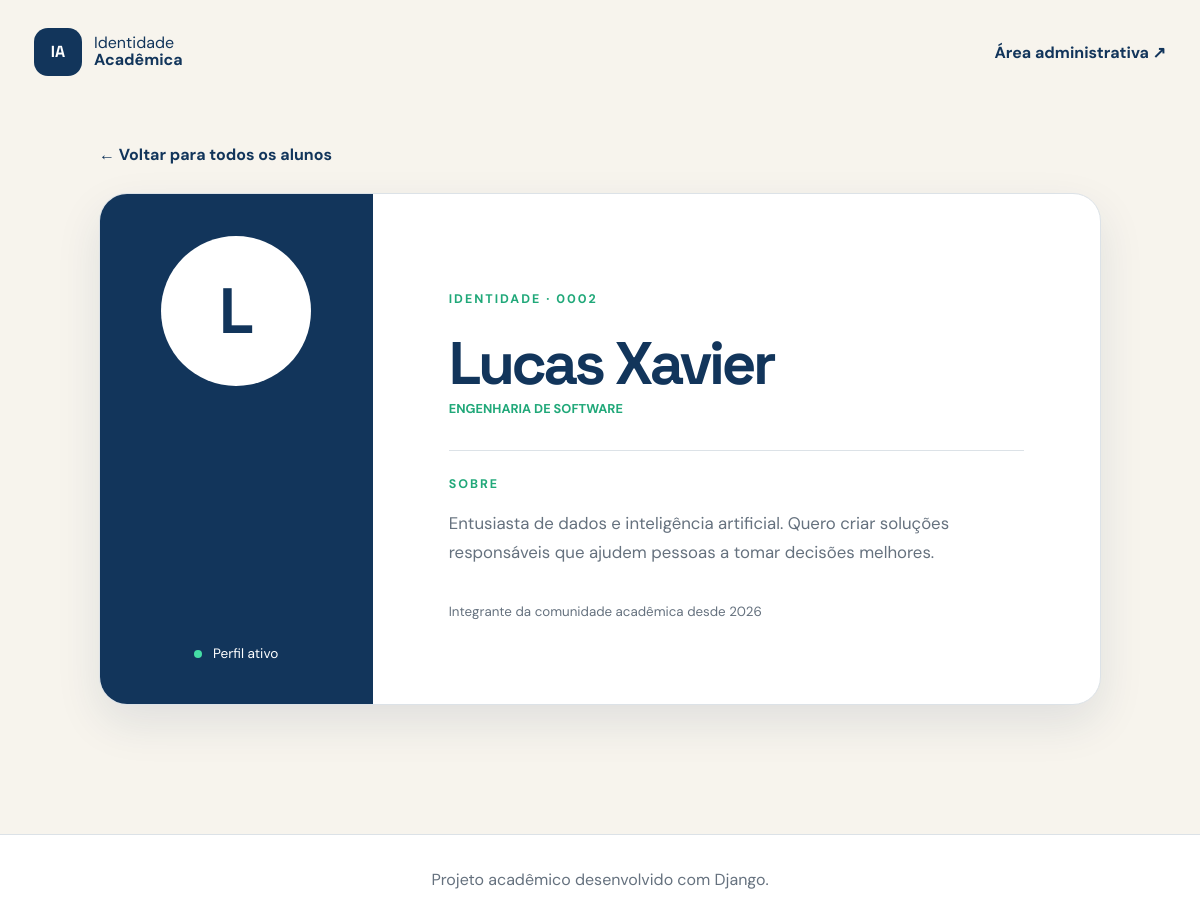
Page /aluno/2/ on the committed database.
### aluno/models.py (models this page shows, shortened)
class Aluno(models.Model):
    nome = models.CharField(max_length=100)
    curso = models.CharField(max_length=100)
    bio = models.TextField(blank=True)
    criado_em = models.DateTimeField(default=timezone.now, editable=False)

### aluno/views.py (the view)
# urls.py: path('<int:pk>/', views.detalhe, name='detalhe'),
def detalhe(request, pk):
    aluno = get_object_or_404(Aluno, pk=pk)
    return render(request, 'detalhe.html', {'aluno': aluno})

### aluno/templates/detalhe.html (shortened to what this page needs)
{% extends 'base.html' %}
{% block content %}
<section class="detalhe-pagina">
    <a class="voltar" href="{% url 'alunos:lista' %}">← Voltar para todos os alunos</a>
    <article class="identidade">
        <div class="identidade-lateral">
            <span class="avatar avatar-grande" aria-hidden="true">{{ aluno.nome|first|upper }}</span>
            <span class="status"><i></i> Perfil ativo</span>
        </div>
        <div class="identidade-conteudo">
            <p class="etiqueta">IDENTIDADE · {{ aluno.pk|stringformat:'04d' }}</p>
            <h1>{{ aluno.nome }}</h1>
            <p class="curso">{{ aluno.curso }}</p>
            <div class="divisor"></div>
            <span class="bio-titulo">Sobre</span>
            <p class="bio-completa">{{ aluno.bio }}</p>
            <small>Integrante da comunidade acadêmica desde {{ aluno.criado_em|date:'Y' }}</small>
        </div>
    </article>
</section>
{% endblock %}

### aluno/static/alunos/css/style.css (style rules this page uses)
:root { --azul: #12355b; --azul-claro: #e8f0f7; --verde: #20a879; --creme: #f7f4ed; --branco: #ffffff; --texto: #17212b; --texto-suave: #65717e; --borda: #dce2e7; --sombra: 0 18px 45px rgb(18 53 91 / 10%); }
* { box-sizing: border-box; }
html { scroll-behavior: smooth; }
body { min-height: 100vh; margin: 0; color: var(--texto); background: var(--creme); font-family: "DM Sans", sans-serif; }
a { color: inherit; }
.etiqueta, .secao-titulo span, .bio-titulo { color: var(--verde); font-size: .78rem; font-weight: 700; letter-spacing: .16em; text-transform: uppercase; }
.hero h1, .identidade-conteudo h1 { max-width: 850px; margin: 16px 0 20px; color: var(--azul); font-family: "Space Grotesk", sans-serif; font-size: clamp(2.7rem, 7vw, 5.8rem); line-height: .98; letter-spacing: -.055em; }
.avatar { display: grid; width: 58px; height: 58px; place-items: center; color: var(--branco); background: var(--azul); border-radius: 50%; font-family: "Space Grotesk", sans-serif; font-size: 1.45rem; font-weight: 700; }
.curso { margin: 30px 0 8px; color: var(--verde); font-size: .8rem; font-weight: 700; text-transform: uppercase; }
.detalhe-pagina { max-width: 1050px; min-height: calc(100vh - 190px); margin: 40px auto 80px; padding: 0 24px; }
.voltar { display: inline-block; margin-bottom: 28px; color: var(--azul); font-weight: 700; text-decoration: none; }
.identidade { display: grid; overflow: hidden; grid-template-columns: minmax(220px, .75fr) 2fr; background: var(--branco); border: 1px solid var(--borda); border-radius: 28px; box-shadow: var(--sombra); }
.identidade-lateral { display: flex; min-height: 510px; padding: 42px; align-items: center; justify-content: space-between; flex-direction: column; background: var(--azul); }
.avatar-grande { width: 150px; height: 150px; color: var(--azul); background: var(--branco); font-size: 4rem; }
.status { color: var(--branco); font-size: .85rem; }
.status i { display: inline-block; width: 8px; height: 8px; margin-right: 7px; background: #44dda5; border-radius: 50%; }
.identidade-conteudo { display: flex; padding: clamp(36px, 7vw, 76px); justify-content: center; flex-direction: column; }
.identidade-conteudo h1 { margin-bottom: 6px; font-size: clamp(2.4rem, 5vw, 4.5rem); }
.identidade-conteudo .curso { margin-top: 0; }
.divisor { width: 100%; height: 1px; margin: 25px 0; background: var(--borda); }
.bio-completa { color: var(--texto-suave); font-size: 1.05rem; line-height: 1.75; }
.identidade-conteudo small { margin-top: 18px; color: var(--texto-suave); }

### rows in the picture
Aluno: nome|first "L", pk "0002", nome "Lucas Xavier", curso "ENGENHARIA DE SOFTWARE", bio "Entusiasta de dados e inteligência artificial. Quero criar soluções responsáveis que ajudem pessoas a tomar decisões melhores.", criado_em "2026"
